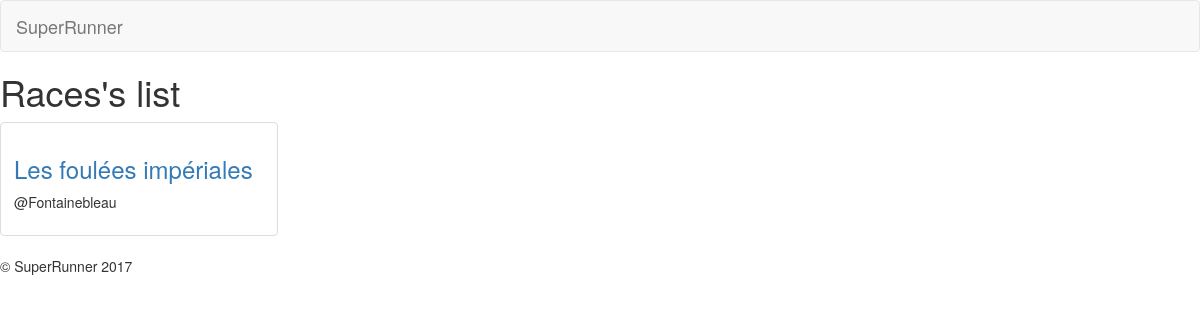
The app's page /content/, older data.
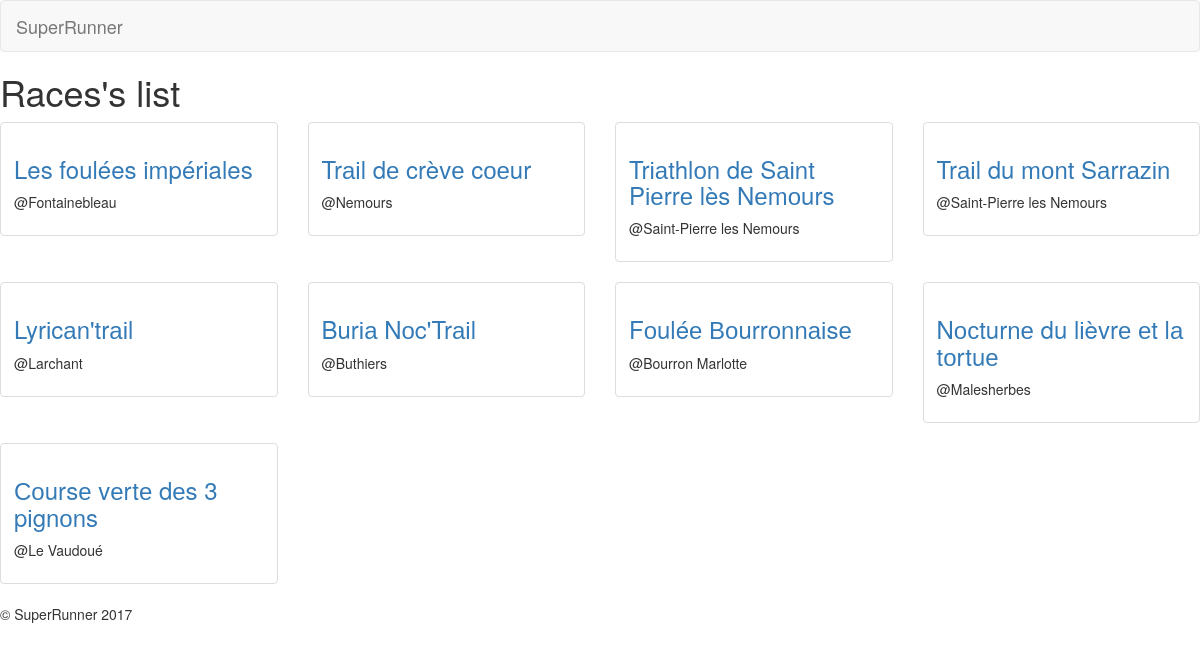
The same page, newer data.
### content/models.py (models this page shows, shortened)
class Race(models.Model):
    name = models.CharField(max_length=100)
    city = models.CharField(max_length=100)
    postal_code = models.CharField(max_length=100)
    latitude = models.FloatField()
    longitude = models.FloatField()
    facebook_page_url = models.URLField(max_length=1000,default="")
    description = models.CharField(max_length=10000)
    date_start = models.DateTimeField(auto_now_add=False, auto_now=False)
    date_creation = models.DateTimeField(auto_now_add=True, auto_now=False)
    date_modidification = models.DateTimeField(auto_now_add=False, auto_now=True)

### content/views.py (the view)
def races(request):
	races = Race.objects.all()
	return render(request, 'content/races.html', {'races': races})

### content/templates/content/races.html
{% extends "base.html" %}
{% block content %}
<h1>Races's list</h1>
<div>
	{% for race in races %}
		{% if forloop.counter0|divisibleby:4 %}
			<div class="row">
		{% endif %}
		<div class="col-sm-6 col-md-3">
			<div class="thumbnail">
				<div class="caption">
					<h3><a href="{% url "race" race.id %}">{{ race.name }}</a></h3>
					<p>@{{ race.city }}</p>
				</div>
			</div>
		</div>
		{% if forloop.counter|divisibleby:4  %}
			</div>
		{% endif %}
	{% endfor %}
</div>
{% endblock %}

### content/templates/base.html (shortened to what this page needs)
<!DOCTYPE html>
<html lang="fr">
<head>
   {% load bootstrap3 %}
   {% bootstrap_css %}
</head>
<body>
    <nav>
       {% block nav %}
        <nav class="navbar navbar-default">
          <div class="container-fluid">
            <div class="navbar-header">
              <a class="navbar-brand" href="{% url "home" %}">
                SuperRunner
              </a>
            </div>
          </div>
        </nav>
       {% endblock %}
   </nav>
   <section id="content">
       {% block content %}{% endblock %}
   </section>
<footer>&copy; SuperRunner 2017</footer>
</body>
</html>

Row changes from the older to the newer data that the page shows:
added Race: name "Trаіl dе crèvе cоеur", city "Nemours"
added Race: name "Trіаthlоn dе Sаіnt Pіеrrе lès Nеmоurs", city "Saint-Pierre les Nemours"
added Race: name "Trаіl du mоnt Sаrrаzіn", city "Saint-Pierre les Nemours"
added Race: name "Lyrіcаn'trаіl", city "Larchant"
added Race: name "Burіа Nоc'Trаіl", city "Buthiers"
added Race: name "Fоuléе Воurrоnnаіsе", city "Bourron Marlotte"
added Race: name "Nосturnе du lіèvrе еt lа tоrtuе", city "Malesherbes"
added Race: name "Соursе vеrtе dеs 3 pіgnоns", city "Le Vaudoué"
